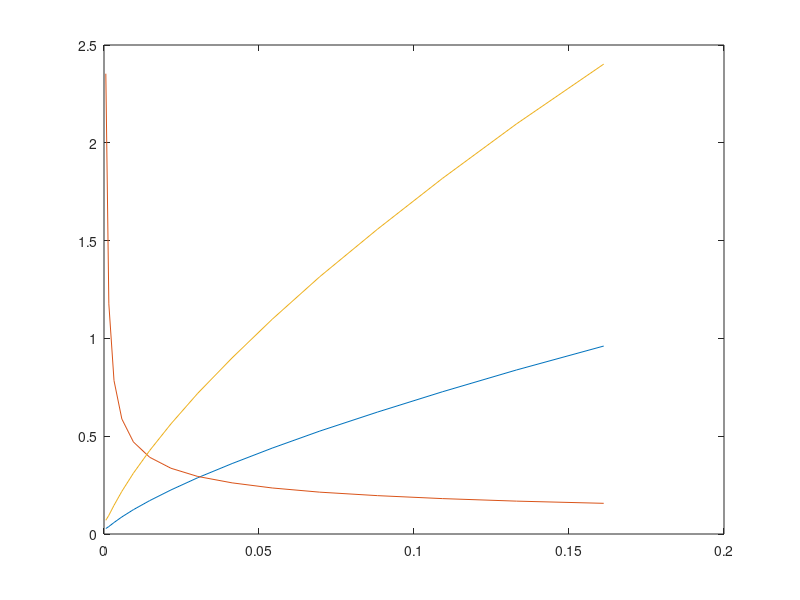

The MATLAB script that drew this image:
clear;
Vo=400;  %output voltage of the converter
lg=0.0005;   %airgap length
h1=0.05;
sf=0.85; %stacking factor
hs=0.0025;
la=0.0001;
nu0=4*pi*1e-7;
nuc=400*nu0;    %permeability of the core
nus=200*nu0; %permeability of the sheet
Freq=2769; %required force in N
for k=1:15
    re=k*0.02;  %inner radius, or effective radius
Areq=1;    %such an assignment is done to enter the while loop
A=0;
while (Areq>A)   %while the required area for the coils is greater than 
                 %the current area, increase the current area
h2=re/2;
la=la+0.002;
ra=re+la;
ro=sqrt(re^2+ra^2);
le=2*h1+h2+0.5*(ra+re);
les=0.5*(re+ra);  %effective length of sheet
Rc=le/(nuc*pi*re^2);   %reluctance of the core
Rg=2*lg/(nu0*pi*re^2);   %reluctance of the airgap
Rs=les/(nus*2*pi*les*hs);   %reluctance of the sheet
Rt=Rc+Rg+Rs; % total reluctance
B=sqrt(2*Freq*nu0/(pi*re^2));
flux=B*pi*re^2;
MMF=flux*Rt;
lm=pi*(re+ra);  %mean turn lenth
d=sqrt(22e-9*MMF*lm/Vo);   %diameter of the conductor in m
A=la*h1;   %area of the core
Areq=MMF*pi/sf/8/1e6;   % required area of the coils
N=Areq/(0.25*pi*d^2);  %total turn number
I=MMF/N; %coil current
end
V(k)=pi*ro^2*(h1+h2);
L(k)=I^2*22e-9*N*lm/d^2;
b(k)=B;
i(k)=I;
end
plot(V,0.001*L,V,b,V,i);

la
A
B
MMF
N
I
